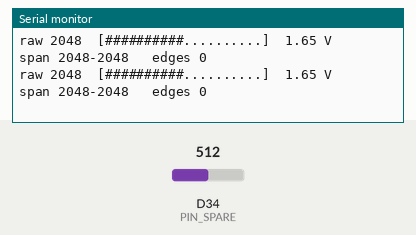
This sketch was run on a simulated Arduino Due. On the bench: the last lines printed to the serial monitor. The inputs (shaded band) are chosen by the test bench; at power-on: D34 (PIN_SPARE) = 512 (analog values on the 0–1023 scale).

Above: at 1.5 s.
1.6 s: D34 (PIN_SPARE) set to 716
At 1.61 s:
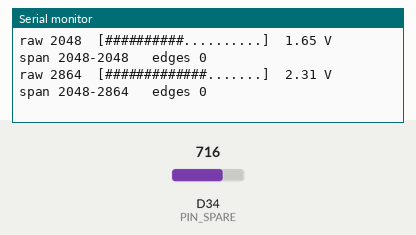
3.5 s: D34 (PIN_SPARE) set to 900
At 3.51 s:
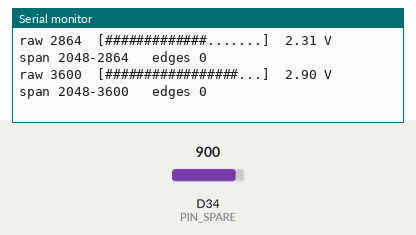
5.4 s: D34 (PIN_SPARE) set to 1023
At 5.42 s:
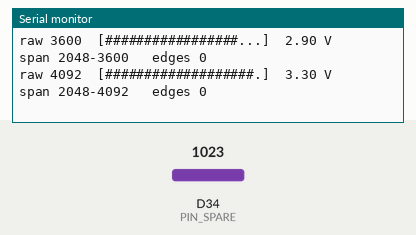
7.3 s: D34 (PIN_SPARE) set to 511
At 7.32 s:
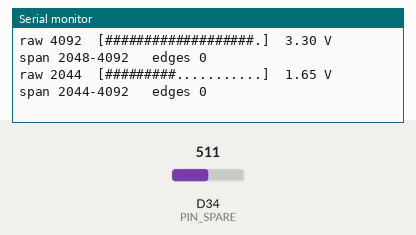
9.2 s: D34 (PIN_SPARE) set to 306
At 9.23 s:
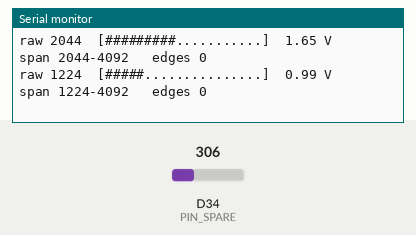
11.1 s: D34 (PIN_SPARE) set to 122
At 11.13 s:
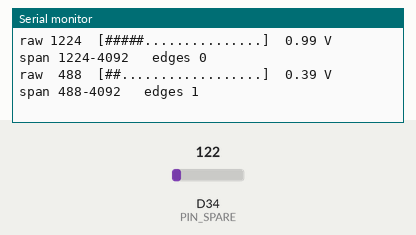

The sketch:

spare-id.ino
```cpp
/*
 * AuraFlow — identify the spare 3-pin module
 *
 * The third module in the box is silkscreened `HW-477 v0.2`. That marking ships
 * on at least three unrelated boards — a linear Hall sensor, a VS1838B infrared
 * receiver, and a two-colour LED — so it cannot be identified from the print
 * alone, and guessing wrong means wiring a sensor that reads nothing.
 *
 * This sketch does not guess. It prints the raw pin state ten times a second and
 * tells you which physical test separates the candidates. Run it, do the tests
 * in §2 below, and the answer falls out in about a minute.
 *
 * Wiring — three wires, whatever the part turns out to be:
 *
 *   module `-`  ->  GND
 *   module `+`  ->  3V3          (all three candidates are happy at 3.3 V)
 *   module `S`  ->  G34
 *
 * G34 is input-only and on ADC1, so it keeps working with WiFi on and cannot be
 * driven by accident. If the part turns out to be the LED board, move `S` to a
 * real output pin before trying to light it — G34 cannot drive anything.
 *
 * ---------------------------------------------------------------------------
 * 2. The tests
 *
 *   a) Hold a magnet near the black component, then flip the magnet over.
 *      Reading swings up for one pole and down for the other, centred near
 *      half scale  ->  LINEAR HALL SENSOR (49E). Wire it as an analog input.
 *
 *   b) Point any TV / AC remote at it and hold a button down.
 *      Reading slams between the rails, and the "edges" counter below climbs
 *      fast  ->  VS1838B IR RECEIVER. It is a digital demodulated output;
 *      use the IRremote library, not analogRead.
 *
 *   c) Neither test moves it, and the reading sits pinned at one rail.
 *      ->  probably the two-colour LED board, which has no sensing element at
 *      all. Nothing to read; it is an output device.
 *
 * A reading that never moves under ANY of the three is more likely a wiring
 * fault than a fourth kind of module — check `+` and `-` before concluding.
 */

#include <Arduino.h>

constexpr uint8_t PIN_SPARE = 34;      // ADC1_CH6, input only
constexpr int     ADC_MAX   = 4095;

unsigned long lastPrint = 0;
uint32_t      edges     = 0;           // digital transitions since boot
int           lastLevel = -1;
int           seenMin   = ADC_MAX;
int           seenMax   = 0;

void setup() {
  Serial.begin(115200);
  delay(300);
  analogReadResolution(12);
  pinMode(PIN_SPARE, INPUT);

  Serial.println("\n[spare] HW-477 v0.2 identification");
  Serial.printf("[spare] reading GPIO%u — see the header of this sketch\n", PIN_SPARE);
  Serial.println("[spare] test 1: move a magnet past it, both poles");
  Serial.println("[spare] test 2: hold a TV remote button pointed at it");
  Serial.println();
}

void loop() {
  const int raw = analogRead(PIN_SPARE);

  if (raw < seenMin) seenMin = raw;
  if (raw > seenMax) seenMax = raw;

  // Count rail-to-rail transitions. A demodulated IR carrier produces hundreds
  // per burst; a Hall sensor sliding past a magnet produces none, because it
  // moves smoothly through the middle of the range rather than snapping.
  const int level = (raw > ADC_MAX * 3 / 4) ? 1 : (raw < ADC_MAX / 4 ? 0 : -1);
  if (level >= 0 && lastLevel >= 0 && level != lastLevel) edges++;
  if (level >= 0) lastLevel = level;

  if (millis() - lastPrint >= 100) {
    lastPrint = millis();

    // A 20-column bar makes a slow analog swing obvious in a way a scrolling
    // column of numbers does not — that swing is the whole Hall-vs-IR test.
    char bar[21];
    const int fill = raw * 20 / ADC_MAX;
    for (int i = 0; i < 20; i++) bar[i] = (i < fill) ? '#' : '.';
    bar[20] = '\0';

    Serial.printf("raw %4d  [%s]  %.2f V   span %d-%d   edges %lu\n",
                  raw, bar, raw * 3.3f / ADC_MAX, seenMin, seenMax,
                  (unsigned long)edges);
  }
}
```

Measured:
- after the input at 1.6 s, the serial monitor: prints a new line at once (image 1)
- after the input at 3.5 s, the serial monitor: prints a new line at once (image 2)
- after the input at 5.4 s, the serial monitor: prints a new line at once (image 3)
- after the input at 7.3 s, the serial monitor: prints a new line at once (image 4)
- after the input at 9.2 s, the serial monitor: prints a new line at once (image 5)
- after the input at 11.1 s, the serial monitor: prints a new line at once (image 6)
